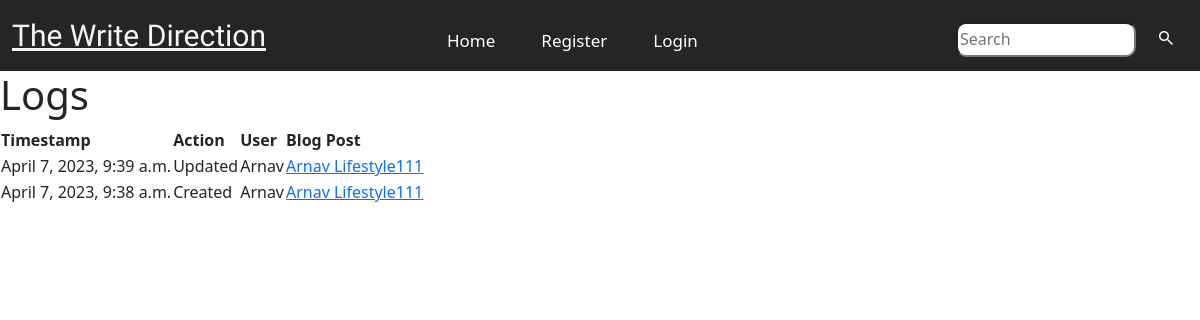
/logs/, run on the app's committed database.
### App1/models.py (models this page shows, shortened)
class Log(models.Model):
    timestamp = models.DateTimeField(auto_now_add=True)
    action = models.CharField(max_length=100)
    user = models.ForeignKey(User, on_delete=models.CASCADE)
    post = models.ForeignKey(BlogPost, on_delete=models.CASCADE)

class BlogPost(models.Model):
    title=models.CharField(max_length=255)
    author= models.ForeignKey(User, on_delete=models.CASCADE)
    slug=models.CharField(max_length=130)
    content=models.TextField()
    image = models.ImageField(upload_to="profile_pics", blank=True, null=True)
    dateTime=models.DateTimeField(auto_now_add=True)

### App1/views.py (the view)
# urls.py: path('logs/', logs, name='logs'),
def logs(request):
    logs = Log.objects.all().order_by('-timestamp')
    return render(request, 'logs.html', {'logs': logs})

### App1/templates/logs.html
{% extends 'base.html' %}
{% block content %}
  <h1>Logs</h1>
  <table>
    <thead>
      <tr>
        <th>Timestamp</th>
        <th>Action</th>
        <th>User</th>
        <th>Blog Post</th>
      </tr>
    </thead>
    <tbody>
      {% for log in logs %}
        <tr>
          <td>{{ log.timestamp }}</td>
          <td>{{ log.action }}</td>
          <td>{{ log.user.username }}</td>
          <td><a href="{% url 'blog_detail' log.post.id %}">{{ log.post.title }}</a></td>
        </tr>
      {% empty %}
        <tr>
          <td colspan="4">No logs found.</td>
        </tr>
      {% endfor %}
    </tbody>
  </table>
{% endblock %}

### App1/templates/base.html (style rules this page uses)
body { background-repeat: no-repeat ; background-size: cover; }

### data on the page
Log: timestamp "April 7, 2023, 9:39 a.m.", action "Updated", user.username "Arnav", post "Arnav Lifestyle111"
Log: timestamp "April 7, 2023, 9:38 a.m.", action "Created", user.username "Arnav", post "Arnav Lifestyle111"
